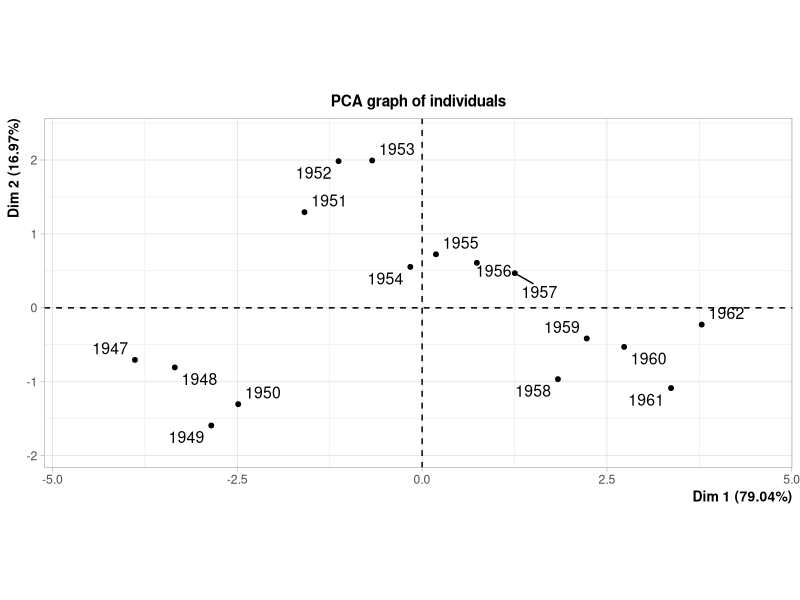
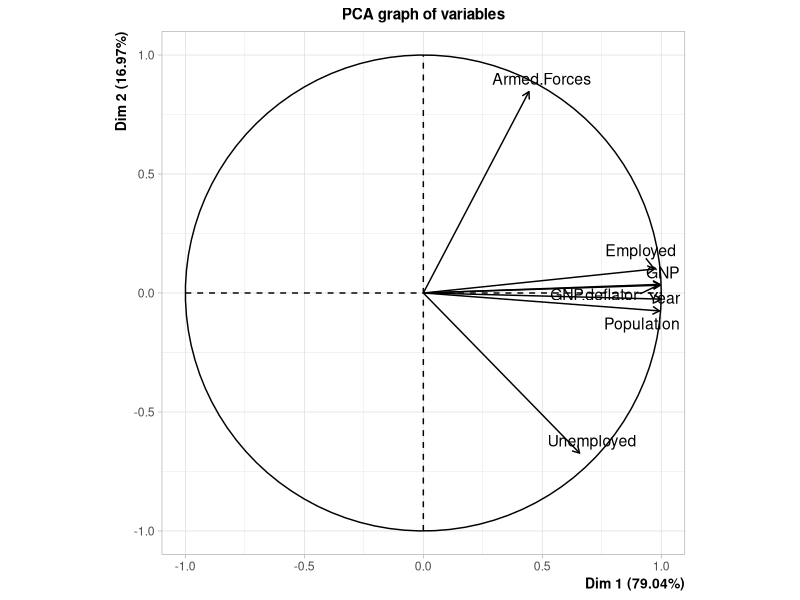
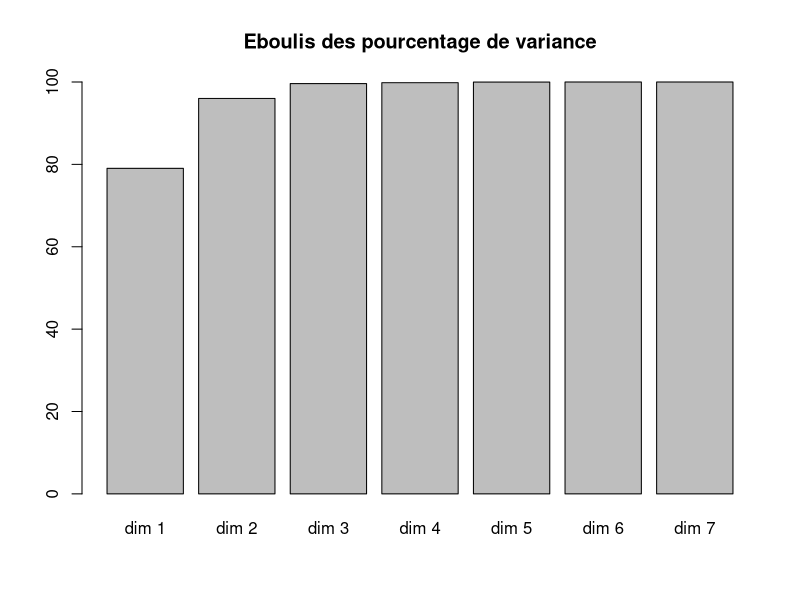
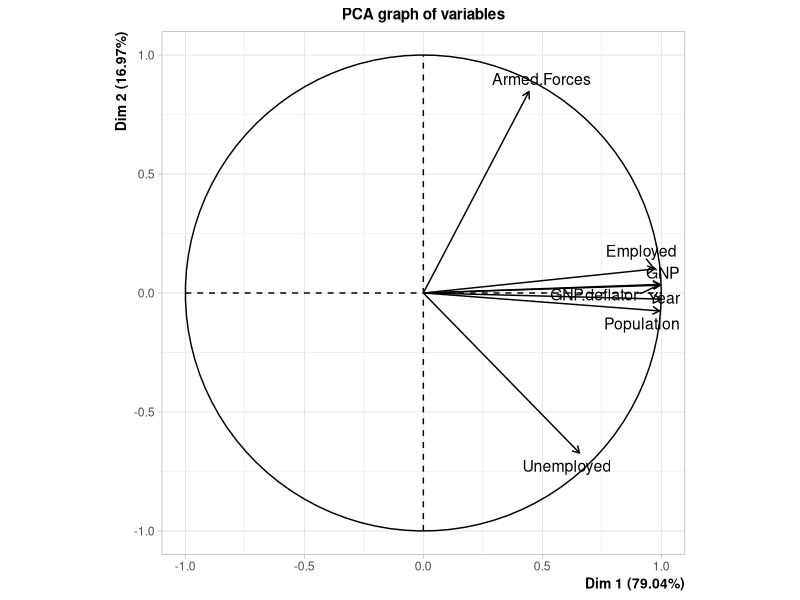
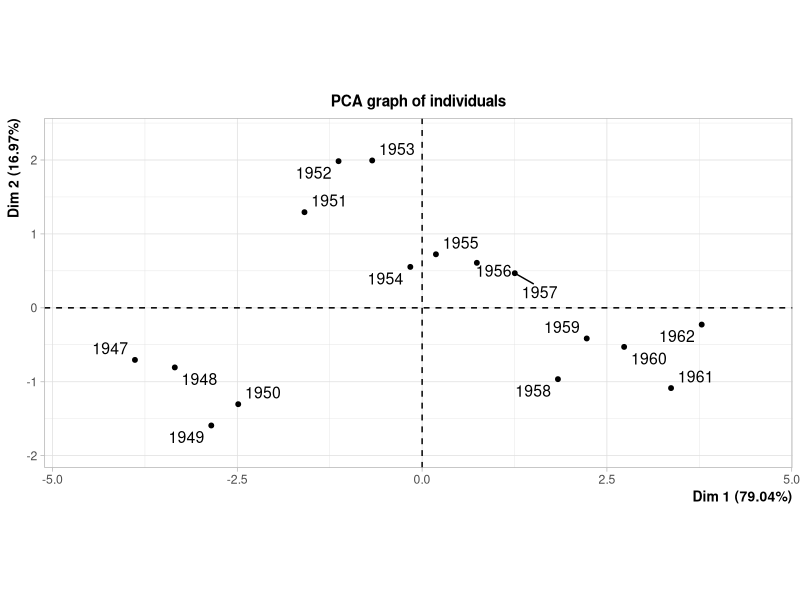
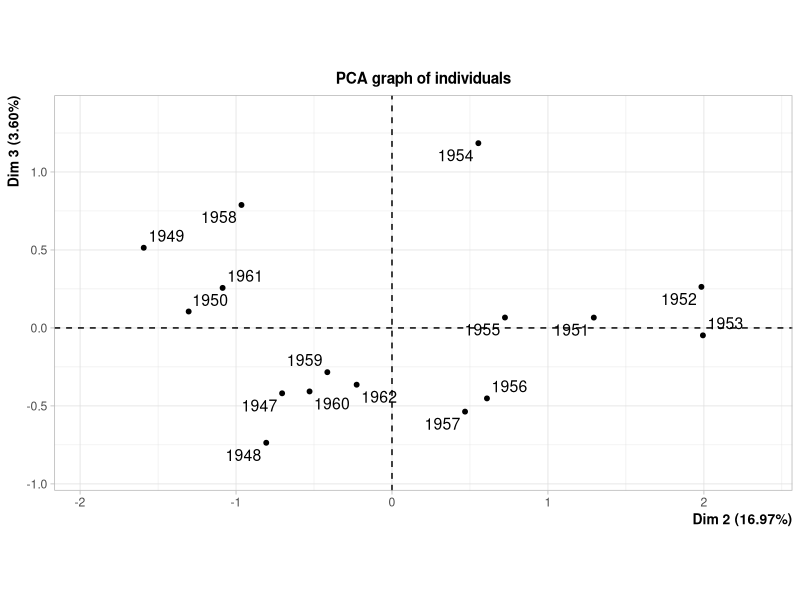

Write the R code that produced these figures, in order.

library (FactoMineR)
library(openxlsx)

data("longley")
head(longley)

# Statistiques descriptives 

summary(longley)

# Ecart-type non corrigé

sd.p=function(x){sd(x)*sqrt((length(x)-1)/length(x))}
apply(longley, 2, sd.p)

# Données centrées et réduites

longley_cr=scale(longley, center = T, scale = T)
View(longley_cr)

##### ETAPE n°2 #####

# Matrice des variances covariances 

# Le code ci-dessous donne la même chose juste arrondi à 3 chiffres après la virgule
round(var(longley_cr),3)

# Matrice des corrélations R 

# Le code ci-dessous donne la même chose juste arrondi à 3 chiffres après la virgule
round(cor(longley_cr),3)

# Corrélation (forte, faible, positive, négative) entre les variables à commenter

# Les MVC et corrélations sont identiques car les données sont centrées et réduites

##### ETAPE n°3 #####

# Analyse en composantes principales

acp = PCA(longley_cr, scale.unit=T)

# R va vous afficher un graphique qu'il ne faut pas commenter pour l'instant

# On affiche tous les objets que fournit la fonction PCA, on va utiliser les infos contenus dans ces objets pour la suite

acp

##### ETAPE n°4 #####

# Valeurs propres des dimensions (axes ou composantes)

acp$eig

# Le code ci-dessous est pareil pour seulement 3 chiffres après la virgule 
round(acp$eig,3)


# Eboulis des pourcentages de variance des différentes dimensions

barplot(acp$eig[,3], main = "Eboulis des pourcentage de variance", 
        names.arg = paste("dim",1:nrow(acp$eig)))

##### ETAPE n°5 #####

# Vecteurs propres 

vecpropres=sweep(acp$var$coord,2,sqrt(acp$eig[1:ncol(acp$var$coord),1]),FUN="/")
vecpropres



# Qualité de représentation des variables sur les axes retenus

round(acp$var$cos2[,1:2],4)


##### ETAPE n°6 ##### 

### VARIABLES ###

# Coordonnées des variables sur les axes retenus: les 3 codes donnent la même chose
# Les coordonnées donnent la longueur des flèches qu'on voit sur le graphique des variables et des individus


acp$var$coord [,1:2]
round (acp$var$coord [,1:2],4)
round (acp$var$cor[,1:2],4)

# Graphe des variables sur le premier plan

plot (acp, choix = "var")


### INDIVIDUS ### 

# Coordonnées des individus sur les axes (CP)

acp$ind$coord

round(acp$ind$coord,2)


# J'affiche les coordonnées des individus seulement sur les axes retenus

acp$ind$coord[,1:2]
round (acp$ind$coord[,1:2],2)

# Qualité de représentation des individus sur les différents axes (cos2)

round(acp$ind$cos2[,1:2],4)

# Attention coordonées de représentation est différent de qualité de représentation 

#Graphique des individus sur le premier plan

plot (acp, choix = "ind", axes = 1:2)


plot (acp, choix = "ind", axes = 2:3)

# On a résumé tous les résultats de l'ACP dans acp il suffit juste de l'afficher avec "summary"

summary(acp)
